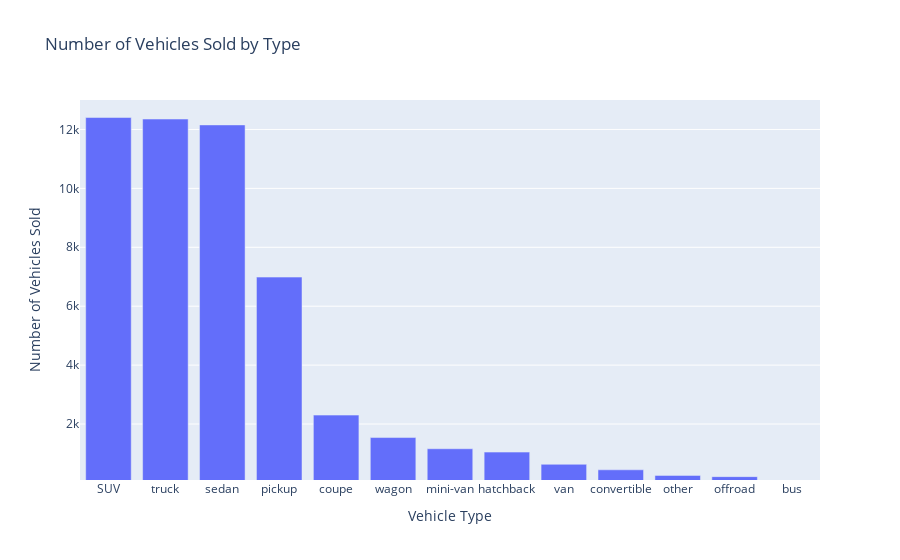

Notebook cell for this chart:
### Markdown cell above
This code will create a bar chart where the x-axis represents the condition and the y-axis represents the total number of vehicles sold for each condition. Excellent condition is the most sought after.

### Code cell
# Count the number of vehicles sold for each type
vehicle_type_counts = df['Type'].value_counts()

# Plot a bar chart showing the count of vehicles sold for each type
fig = px.bar(x=vehicle_type_counts.index, y=vehicle_type_counts.values, 
             labels={'x': 'Vehicle Type', 'y': 'Number of Vehicles Sold'},
             title='Number of Vehicles Sold by Type')
# Set the y-axis limit
fig.update_yaxes(range=[100,13000])
fig.show()

### Figure 1 — Plotly figure (JSON) as saved in the notebook; plotly's stock layout.template omitted (floating-point values rounded to 4 significant figures)
{"data": [{"alignmentgroup": "True", "hovertemplate": "Vehicle Type=%{x}<br>Number of Vehicles Sold=%{y}<extra></extra>", "legendgroup": "", "marker": {"color": "#636efa", "pattern": {"shape": ""}}, "name": "", "offsetgroup": "", "orientation": "v", "showlegend": false, "textposition": "auto", "type": "bar", "x": ["SUV", "truck", "sedan", "pickup", "coupe", "wagon", "mini-van", "hatchback", "van", "convertible", "other", "offroad", "bus"], "xaxis": "x", "y": [12405, 12353, 12154, 6988, 2303, 1541, 1161, 1047, 633, 446, 256, 214, 24], "yaxis": "y"}], "layout": {"barmode": "relative", "legend": {"tracegroupgap": 0}, "title": {"text": "Number of Vehicles Sold by Type"}, "xaxis": {"anchor": "y", "domain": [0, 1], "title": {"text": "Vehicle Type"}}, "yaxis": {"anchor": "x", "domain": [0, 1], "range": [100, 13000], "title": {"text": "Number of Vehicles Sold"}}}}
